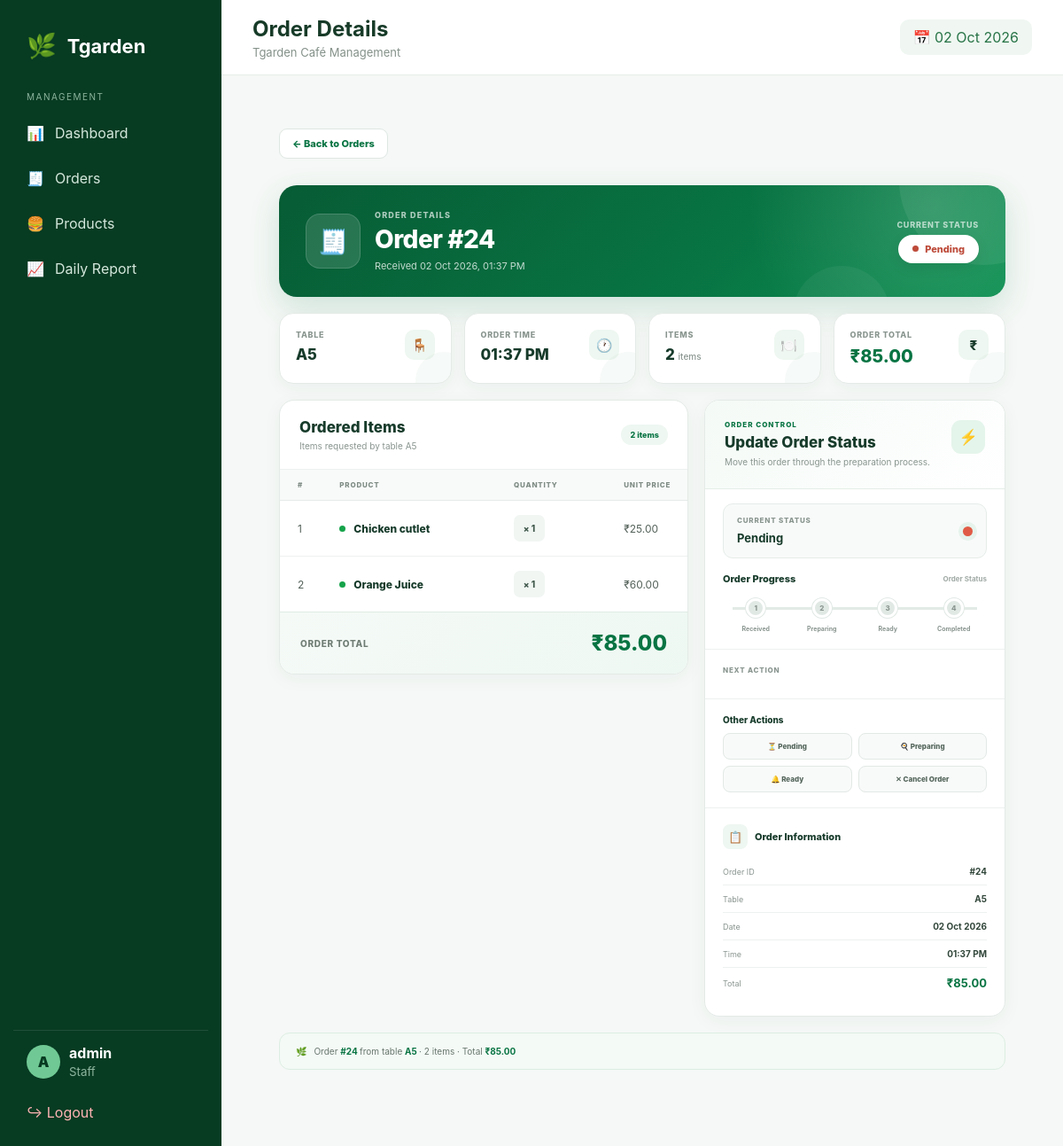
The page /staff/orders/24/ (signed in) on the database as committed earlier.
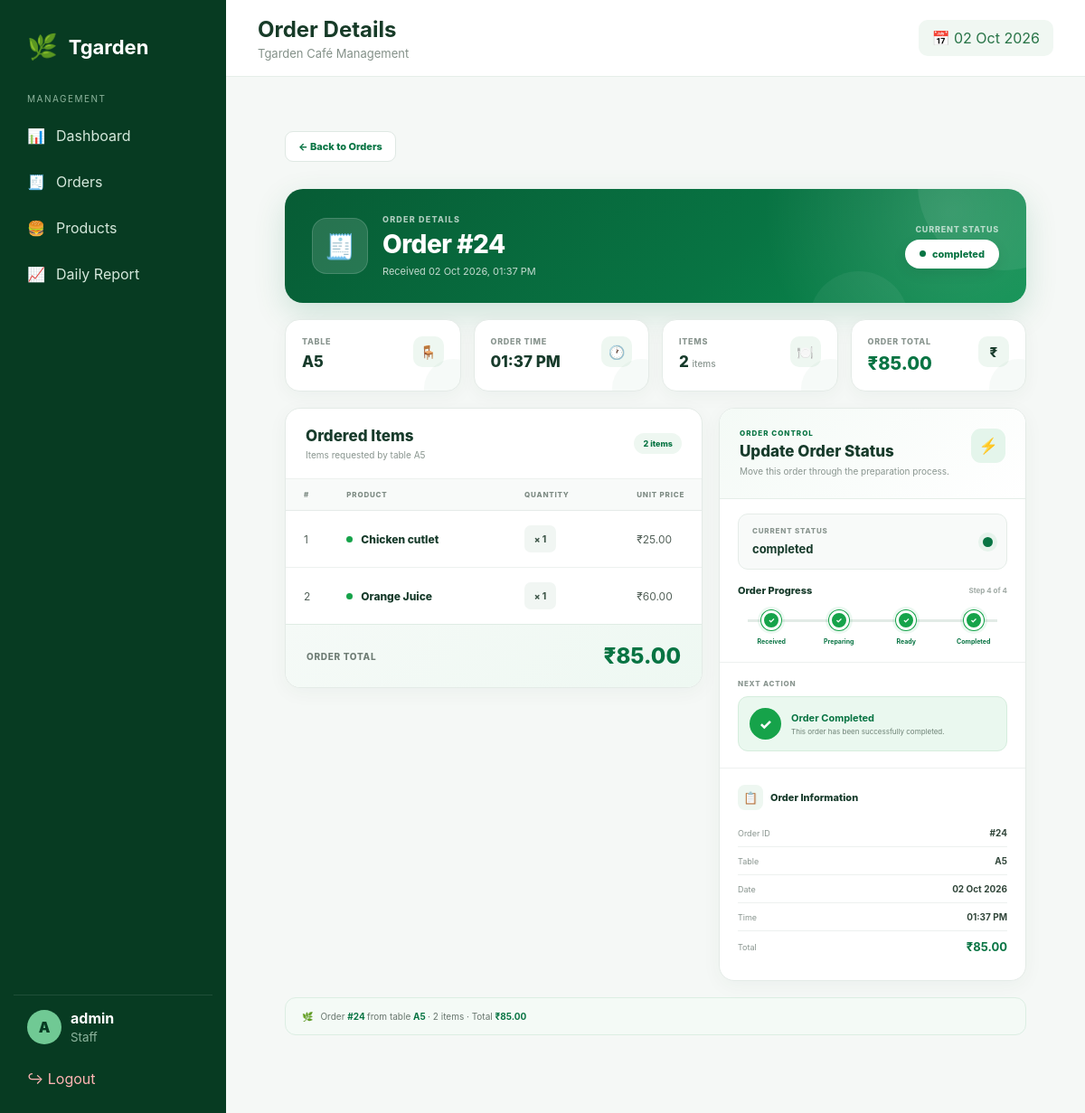
The same page on the database as committed later.
### cafe/models.py (models this page shows, shortened)
class Order(models.Model):
    STATUS_CHOICES = [
        ("Pending", "Pending"),
        ("Preparing", "Preparing"),
        ("Ready", "Ready"),
        ("Completed", "Completed"),
        ("Cancelled", "Cancelled"),
    ]
    table_name = models.CharField(
        max_length=100
    )
    total_amount = models.DecimalField(
        max_digits=10,
        decimal_places=2,
        default=0
    )
    status = models.CharField(
        max_length=20,
        choices=STATUS_CHOICES,
        default="Pending"
    )
    created_at = models.DateTimeField(
        auto_now_add=True
    )
    class Meta:
        ordering = ["-created_at"]

### staff/views.py (the view, shortened to what this page needs)
@login_required
def order_detail(request, order_id):
    order = get_object_or_404(
        Order.objects.prefetch_related(
            "items__product"
        ),
        id=order_id
    )
    return render(
        request,
        "staff/order_detail.html",
        {
            "order": order,
        }
    )

### staff/templates/staff/order_detail.html (shortened to what the changed rows need)
{% extends "staff/base.html" %}
{% block page_title %}
Order Details
{% endblock %}
{% block content %}
<div class="order-detail-page">
    <div class="order-hero">
        <div class="order-hero-left">
            <div class="order-heading">
                <small>
                    Order Details
                </small>
                <h1>
                    Order #{{ order.id }}
                </h1>
                <p>
                    Received
                    {{ order.created_at|date:"d M Y, h:i A" }}
                </p>
            </div>
        </div>
        <div class="hero-status">
            <span class="hero-status-label">
                Current Status
            </span>
            <span
                class="
                    order-status
                    status-{{ order.status|lower }}
                "
            >
                {{ order.get_status_display }}
            </span>
        </div>
    </div>
    <div class="order-summary-grid">
        <div class="summary-card">
            <div class="summary-icon">
                🪑
            </div>
            <span class="summary-label">
                Table
            </span>
            <div class="summary-value">
                {{ order.table_name }}
            </div>
        </div>
        <div class="summary-card">
            <div class="summary-icon">
                🕐
            </div>
            <span class="summary-label">
                Order Time
            </span>
            <div class="summary-value">
                {{ order.created_at|date:"h:i A" }}
            </div>
        </div>
        <div class="summary-card">
            <div class="summary-icon">
                🍽️
            </div>
            <span class="summary-label">
                Items
            </span>
            <div class="summary-value">
                {{ order.items.all|length }}
                <small>
                    item{{ order.items.all|length|pluralize }}
                </small>
            </div>
        </div>
        <div class="summary-card">
            <div class="summary-icon">
                ₹
            </div>
            <span class="summary-label">
                Order Total
            </span>
            <div class="summary-value green">
                ₹{{ order.total_amount|floatformat:2 }}
            </div>
        </div>
    </div>
    <div class="order-main-grid">
        <div class="detail-card">
            <div class="detail-card-header">
                <div>
                    <h2>
                        Ordered Items
                    </h2>
                    <p>
                        Items requested by table
                        {{ order.table_name }}
                    </p>
                </div>
                <span class="items-count">
                    {{ order.items.all|length }}
                    item{{ order.items.all|length|pluralize }}
                </span>
            </div>
            <div class="items-table-wrapper">
                <table class="items-table">
                    <thead>
                        <tr>
                            <th>
                                #
                            </th>
                            <th>
                                Product
                            </th>
                            <th>
                                Quantity
                            </th>
                            <th>
                                Unit Price
                            </th>
                        </tr>
                    </thead>
                </table>
            </div>
            <div class="items-total">
                <span class="total-label">
                    Order Total
                </span>
                <strong class="total-amount">
                    ₹{{ order.total_amount|floatformat:2 }}
                </strong>
            </div>
        </div>
        <div class="side-card">
            <div class="current-status-card">
                <div class="current-status-left">
                    <span>
                        CURRENT STATUS
                    </span>
                    <strong>
                        {{ order.get_status_display }}
                    </strong>
                </div>
                <div
                    class="
                        current-status-dot
                        status-dot-{{ order.status|lower }}
                    "
                ></div>
            </div>
            <div class="progress-section">
                <div class="progress-title">
                    <span>
                        Order Progress
                    </span>
                    <small>
                        {% if order.status == "pending" %}
                            Step 1 of 4
                        {% elif order.status == "preparing" %}
                            Step 2 of 4
                        {% elif order.status == "ready" %}
                            Step 3 of 4
                        {% elif order.status == "completed" %}
                            Step 4 of 4
                        {% elif order.status == "cancelled" %}
                            Cancelled
                        {% else %}
                            Order Status
                        {% endif %}
                    </small>
                </div>
                <div class="status-progress">
                    <div
                        class="
                            progress-step
                            {% if order.status == 'pending' or order.status == 'preparing' or order.status == 'ready' or order.status == 'completed' %}
                                active
                            {% endif %}
                        "
                    >
                        <div class="progress-circle">
                            {% if order.status == 'pending' or order.status == 'preparing' or order.status == 'ready' or order.status == 'completed' %}
                                ✓
                            {% else %}
                                1
                            {% endif %}
                        </div>
                        <span>
                            Received
                        </span>
                    </div>
                    <div
                        class="
                            progress-step
                            {% if order.status == 'preparing' or order.status == 'ready' or order.status == 'completed' %}
                                active
                            {% endif %}
                        "
                    >
                        <div class="progress-circle">
                            {% if order.status == 'preparing' or order.status == 'ready' or order.status == 'completed' %}
                                ✓
                            {% else %}
                                2
                            {% endif %}
                        </div>
                        <span>
                            Preparing
                        </span>
                    </div>
                    <div
                        class="
                            progress-step
                            {% if order.status == 'ready' or order.status == 'completed' %}
                                active
                            {% endif %}
                        "
                    >
                        <div class="progress-circle">
                            {% if order.status == 'ready' or order.status == 'completed' %}
                                ✓
                            {% else %}
                                3
                            {% endif %}
                        </div>
                        <span>
                            Ready
                        </span>
                    </div>
                    <div
                        class="
                            progress-step
                            {% if order.status == 'completed' %}
                                active
                            {% endif %}
                        "
                    >
                        <div class="progress-circle">
                            {% if order.status == 'completed' %}
                                ✓
                            {% else %}
                                4
                            {% endif %}
                        </div>
                        <span>
                            Completed
                        </span>
                    </div>
                </div>
            </div>
            <div class="next-action-section">
                {% if order.status == "pending" %}
                    <form method="post">
                        {% csrf_token %}
                        <input
                            type="hidden"
                            name="status"
                            value="preparing"
                        >
                        <button
                            type="submit"
                            class="primary-status-action preparing-action"
                        >
                            <span class="action-main-icon">
                                🍳
                            </span>
                            <span class="action-main-text">
                                <strong>
                                    Start Preparing
                                </strong>
                                <small>
                                    Kitchen has started preparing
                                    this order
                                </small>
                            </span>
                            <span class="action-arrow">
                                →
                            </span>
                        </button>
                    </form>
                {% elif order.status == "completed" %}
                    <div class="completed-message">
                        <div class="completed-icon">
                            ✓
                        </div>
                        <div>
                            <strong>
                                Order Completed
                            </strong>
                            <small>
                                This order has been successfully
                                completed.
                            </small>
                        </div>
                    </div>
                {% endif %}
            </div>
            {% if order.status != "completed" and order.status != "cancelled" %}
                <div class="other-actions">
                    <div class="other-actions-title">
                        Other Actions
                    </div>
                    <div class="action-grid">
                        {% if order.status != "pending" %}
                            <form method="post">
                                <button
                                    type="submit"
                                    class="secondary-action pending-action"
                                >
                                    ⏳ Pending
                                </button>
                            </form>
                        {% endif %}
                        {% if order.status != "preparing" %}
                            <form method="post">
                                <button
                                    type="submit"
                                    class="secondary-action preparing-secondary"
                                >
                                    🍳 Preparing
                                </button>
                            </form>
                        {% endif %}
                        {% if order.status != "ready" %}
                            <form method="post">
                                <button
                                    type="submit"
                                    class="secondary-action ready-secondary"
                                >
                                    🔔 Ready
                                </button>
                            </form>
                        {% endif %}
                        <form
                            method="post"
                            onsubmit="
                                return confirm(
                                    'Are you sure you want to cancel this order?'
                                );
                            "
                        >
                            <button
                                type="submit"
                                class="secondary-action cancel-action"
                            >
                                ✕ Cancel Order
                            </button>
                        </form>
                    </div>
                </div>
            {% endif %}
            <div class="order-information">
                <div class="info-list">
                    <div class="info-row">
                        <span>
                            Order ID
                        </span>
                        <strong>
                            #{{ order.id }}
                        </strong>
                    </div>
                    <div class="info-row">
                        <span>
                            Table
                        </span>
                        <strong>
                            {{ order.table_name }}
                        </strong>
                    </div>
                    <div class="info-row">
                        <span>
                            Date
                        </span>
                        <strong>
                            {{ order.created_at|date:"d M Y" }}
                        </strong>
                    </div>
                    <div class="info-row">
                        <span>
                            Time
                        </span>
                        <strong>
                            {{ order.created_at|date:"h:i A" }}
                        </strong>
                    </div>
                    <div class="info-row total-row">
                        <span>
                            Total
                        </span>
                        <strong>
                            ₹{{ order.total_amount|floatformat:2 }}
                        </strong>
                    </div>
                </div>
            </div>
        </div>
    </div>
    <div class="order-footer">
        🌿
        <span>
            Order
            <strong>
                #{{ order.id }}
            </strong>
            from table
            <strong>
                {{ order.table_name }}
            </strong>
            ·
            {{ order.items.all|length }}
            item{{ order.items.all|length|pluralize }}
            · Total
            <strong>
                ₹{{ order.total_amount|floatformat:2 }}
            </strong>
        </span>
    </div>
</div>
{% endblock %}

Rows that differ between the two databases and show on the page:
changed Order "01:37 PM": status "Pending" → "completed"
Other text that changed with them:
text no longer shown: "Order Status 1 2 3 4 Other Actions ⏳ Pending 🍳 Preparing 🔔 Ready ✕ Cancel Order"
text now shown: "Step 4 of 4 ✓ ✓ ✓ ✓ ✓ Order Completed This order has been successfully completed."
